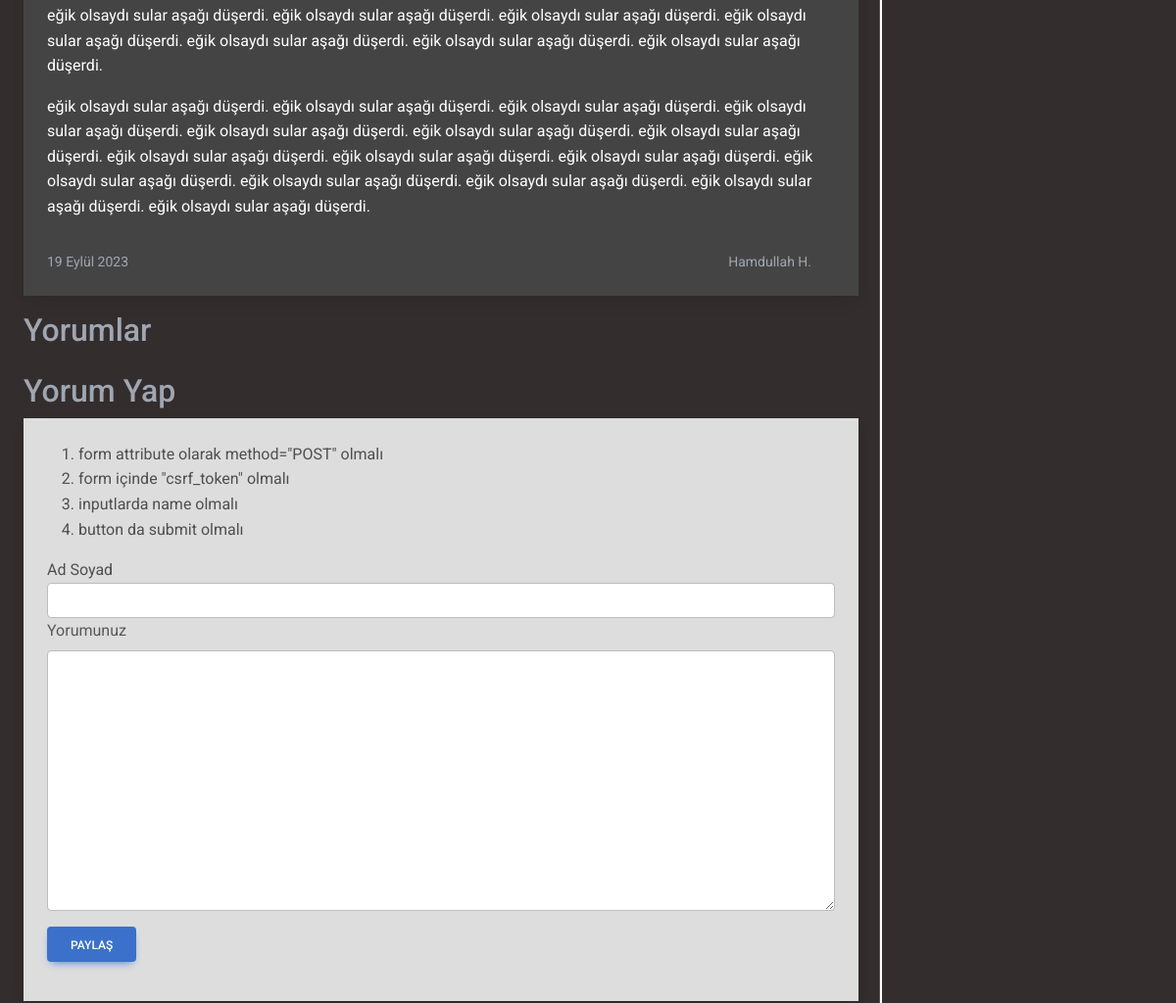
Page /Haber/1 (middle part) on the earlier database version.
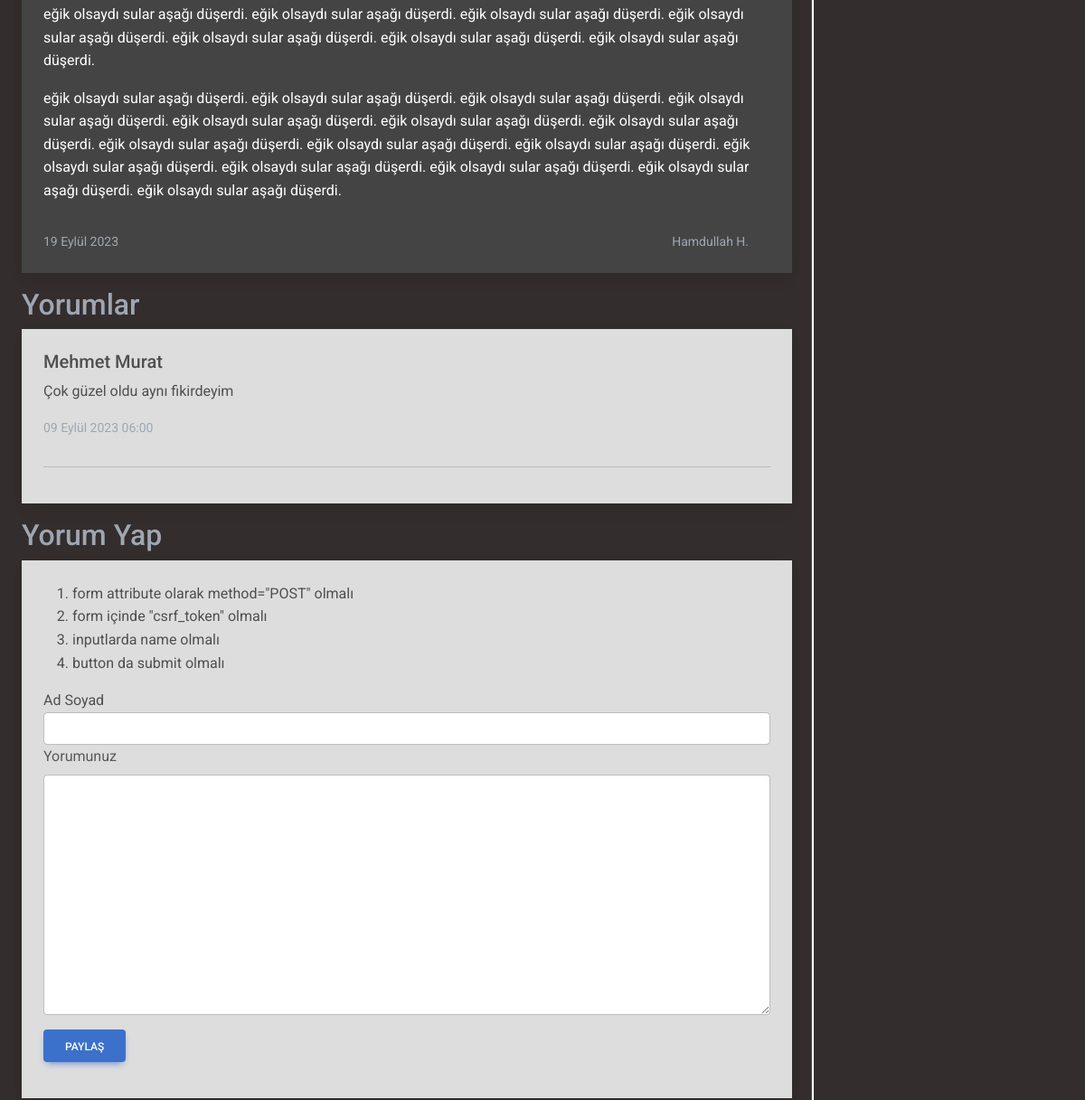
Same page on the later database version.
### appMy/models.py (models this page shows, shortened)
class Post(models.Model):
   category = models.ForeignKey(Category, verbose_name=("Kategori"), on_delete=models.SET_NULL, null=True)
   title = models.CharField(("Başlık"), max_length=50)
   subtitle = models.CharField(("Alt Başlık"), max_length=50)
   text = models.TextField(("İçerik"))
   date_now = models.DateField(("Tarih"), auto_now_add=True)
   author = models.CharField(("Yazar"), max_length=50)
   image = models.FileField(("Resim"), upload_to="post", max_length=100)

class Comment(models.Model):
   post = models.ForeignKey(Post, verbose_name=("Hangi posta ait"), on_delete=models.CASCADE, null=True)
   full_name = models.CharField(("Ad Soyad"), max_length=50)
   text = models.TextField(("Yorum"))
   date_now = models.DateTimeField(("Tarih - Saat"), auto_now_add=True, null=True)

### appMy/views.py (the view)
# urls.py: path('Haber/<pid>', detailPage),
def detailPage(request, pid): # fnksiyonlar ve sayfalar GET ile çalışırlar
   comments = Comment.objects.filter(post=pid)
   post = Post.objects.get(id=pid)
   if request.method == "POST":
      fullname = request.POST.get("fullname")
      text = request.POST.get("comment")
      comment = Comment(full_name=fullname, text=text, post=post)
      comment.save()
   context = {
      "comments": comments,
      "post": post,
      "categorys": Category.objects.all(),
   }
   return render(request, 'detail.html', context)

### appMy/templates/detail.html (shortened to what this page needs)
<!DOCTYPE html>
{% load static %}
<html lang="en">
<head>
   <link href="https://cdnjs.cloudflare.com/ajax/libs/font-awesome/6.0.0/css/all.min.css" rel="stylesheet" />
   <link href="https://cdnjs.cloudflare.com/ajax/libs/mdb-ui-kit/6.4.1/mdb.min.css" rel="stylesheet" />
   <link rel="stylesheet" href="{% static 'css/style.css' %}">
</head>
<body>
   <main>
      <div class="row">
         <div class="col-9 bg-dark p-4">
            <section class="content2">
               <div class="card mb-3 post h-100">
                  <div class="card-body d-flex flex-column justify-content-between">
                     <div>
                        <p class="card-text">
                           {{ post.text|linebreaks }}
                        </p>
                     </div>
                     <p class="card-text d-flex justify-content-between pe-4 pt-3">
                        <small class="text-secondary">{{ post.date_now }}</small>
                        <small class="text-secondary">{{ post.author }}</small>
                     </p>
                  </div>
               </div>
            </section>
            <section class="content3">
               <h2 class="text-secondary">Yorumlar</h2>
               <div class="card mb-3 post h-100">
                  {% for i in comments %}
                     <div class="card-body d-flex flex-column justify-content-between">
                        <div>
                           <h5 class="card-title">{{ i.full_name }}</h5>
                           <p class="card-text">
                              {{ i.text }}
                           </p>
                        </div>
                        <p class="card-text d-flex justify-content-between pe-4 pt-3">
                           <small class="text-secondary">{{ i.date_now }}</small>
                        </p>
                        <hr>
                     </div>
                  {% endfor %}
               </div>
               <h2 class="text-secondary">Yorum Yap</h2>
               <div class="card mb-3 post h-100">
                  <div class="card-body d-flex flex-column justify-content-between">
                     <ol>
                        <li>form attribute olarak method="POST" olmalı</li>
                        <li>form içinde "csrf_token" olmalı</li>
                        <li>inputlarda name olmalı</li>
                        <li>button da submit olmalı</li>
                     </ol>
                     <form method="POST">
                        <div>
                           <label class="from-label">Ad Soyad</label>
                           <input name="fullname" type="text" class="form-control">
                        </div>
                        <div>
                           <label class="form-label">Yorumunuz</label>
                           <textarea name="comment" class="form-control" cols="30" rows="10"></textarea>
                        </div>
                        <button class="btn btn-primary my-3">Paylaş</button>
                     </form>
                  </div>
               </div>
            </section>
         </div>
         <div class="col-3 bg-dark sidenav">
         </div>
      </div>
   </main>
</body>
</html>

### appMy/static/css/style.css (style rules this page uses)
.row { width: 100%; margin: 0; }
.row>* { padding: 0; }
.sidenav { box-shadow: -2px 0px 1px 0px white; }
.content2 .card-body { background-color: #444; color: white !important; }
.content3 .card-body { background-color: #ddd; }

Differences in the rows shown:
added Comment: full_name "Mehmet Murat", text "Çok güzel oldu aynı fikirdeyim", date_now "09 Eylül 2023 06:00"
